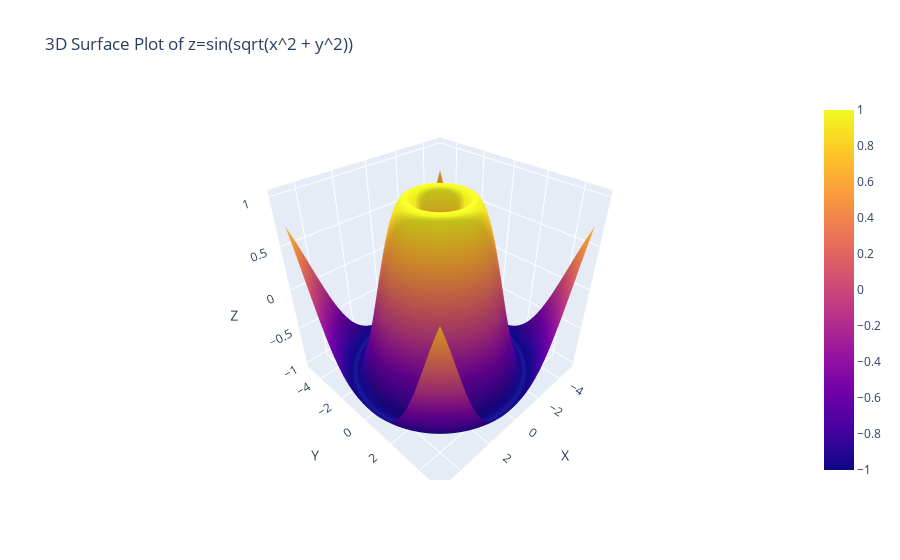

Notebook source saved alongside this figure:
### Markdown cell above
4. Using the given x and y data, generate a 3D surface plot to visualize the function z=sin(sqrt(x2+y2))

### Code cell
import plotly.graph_objects as go
x = np.linspace(-5, 5, 100)
y = np.linspace(-5, 5, 100)
x, y = np.meshgrid(x, y)
z = np.sin(np.sqrt(x**2 + y**2))
data = {
    'X': x.flatten(),
    'Y': y.flatten(),
    'Z': z.flatten()
}
df = pd.DataFrame(data)
df

fig=go.Figure(data=[go.Surface(z=z, x=x, y=y)])
fig.update_layout(
    title='3D Surface Plot of z=sin(sqrt(x^2 + y^2))',
    scene=dict(
        xaxis_title='X',
        yaxis_title='Y',
        zaxis_title='Z'
    ),
    coloraxis_colorbar=dict(
        title='Z Value'
    )
)

### Figure 1 — Plotly figure (JSON) as saved in the notebook; plotly's stock layout.template omitted (floating-point values rounded to 4 significant figures; data arrays with more than 128 entries replaced by an {"elided": "..."} marker saying what was removed)
{"data": [{"type": "surface", "x": {"elided": "100x100 float values"}, "y": {"elided": "100x100 float values"}, "z": {"elided": "100x100 float values"}}], "layout": {"coloraxis": {"colorbar": {"title": {"text": "Z Value"}}}, "scene": {"xaxis": {"title": {"text": "X"}}, "yaxis": {"title": {"text": "Y"}}, "zaxis": {"title": {"text": "Z"}}}, "title": {"text": "3D Surface Plot of z=sin(sqrt(x^2 + y^2))"}}}
